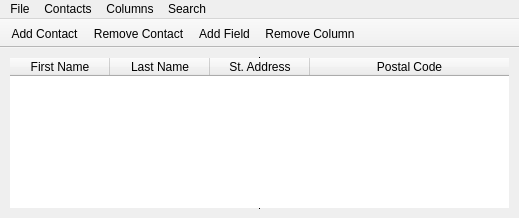
<?xml version="1.0" encoding="UTF-8"?>
<ui version="4.0">
 <class>MainWindow</class>
 <widget class="QMainWindow" name="MainWindow">
  <property name="geometry">
   <rect>
    <x>0</x>
    <y>0</y>
    <width>519</width>
    <height>218</height>
   </rect>
  </property>
  <property name="minimumSize">
   <size>
    <width>420</width>
    <height>180</height>
   </size>
  </property>
  <property name="palette">
   <palette>
    <active>
     <colorrole role="Highlight">
      <brush brushstyle="SolidPattern">
       <color alpha="255">
        <red>85</red>
        <green>170</green>
        <blue>0</blue>
       </color>
      </brush>
     </colorrole>
     <colorrole role="Link">
      <brush brushstyle="SolidPattern">
       <color alpha="255">
        <red>0</red>
        <green>170</green>
        <blue>0</blue>
       </color>
      </brush>
     </colorrole>
     <colorrole role="LinkVisited">
      <brush brushstyle="SolidPattern">
       <color alpha="255">
        <red>170</red>
        <green>85</green>
        <blue>255</blue>
       </color>
      </brush>
     </colorrole>
    </active>
    <inactive>
     <colorrole role="Highlight">
      <brush brushstyle="SolidPattern">
       <color alpha="255">
        <red>85</red>
        <green>170</green>
        <blue>0</blue>
       </color>
      </brush>
     </colorrole>
     <colorrole role="Link">
      <brush brushstyle="SolidPattern">
       <color alpha="255">
        <red>0</red>
        <green>170</green>
        <blue>0</blue>
       </color>
      </brush>
     </colorrole>
     <colorrole role="LinkVisited">
      <brush brushstyle="SolidPattern">
       <color alpha="255">
        <red>170</red>
        <green>85</green>
        <blue>255</blue>
       </color>
      </brush>
     </colorrole>
    </inactive>
    <disabled>
     <colorrole role="Highlight">
      <brush brushstyle="SolidPattern">
       <color alpha="255">
        <red>0</red>
        <green>120</green>
        <blue>215</blue>
       </color>
      </brush>
     </colorrole>
     <colorrole role="Link">
      <brush brushstyle="SolidPattern">
       <color alpha="255">
        <red>0</red>
        <green>170</green>
        <blue>0</blue>
       </color>
      </brush>
     </colorrole>
     <colorrole role="LinkVisited">
      <brush brushstyle="SolidPattern">
       <color alpha="255">
        <red>170</red>
        <green>85</green>
        <blue>255</blue>
       </color>
      </brush>
     </colorrole>
    </disabled>
   </palette>
  </property>
  <property name="mouseTracking">
   <bool>false</bool>
  </property>
  <property name="contextMenuPolicy">
   <enum>Qt::NoContextMenu</enum>
  </property>
  <property name="windowTitle">
   <string>Very Snazzy Address Book</string>
  </property>
  <property name="windowIcon">
   <iconset resource="resources.qrc">
    <normaloff>:/images/icon.ico</normaloff>:/images/icon.ico</iconset>
  </property>
  <property name="toolTip">
   <string/>
  </property>
  <property name="toolTipDuration">
   <number>-1</number>
  </property>
  <property name="autoFillBackground">
   <bool>true</bool>
  </property>
  <property name="toolButtonStyle">
   <enum>Qt::ToolButtonTextBesideIcon</enum>
  </property>
  <property name="documentMode">
   <bool>false</bool>
  </property>
  <property name="tabShape">
   <enum>QTabWidget::Rounded</enum>
  </property>
  <property name="dockNestingEnabled">
   <bool>false</bool>
  </property>
  <property name="unifiedTitleAndToolBarOnMac">
   <bool>false</bool>
  </property>
  <widget class="QWidget" name="centralwidget">
   <layout class="QVBoxLayout" name="verticalLayout">
    <item>
     <layout class="QVBoxLayout" name="verticalLayout_2">
      <item>
       <widget class="QTableWidget" name="AddressTable">
        <property name="sizePolicy">
         <sizepolicy hsizetype="Expanding" vsizetype="Expanding">
          <horstretch>0</horstretch>
          <verstretch>0</verstretch>
         </sizepolicy>
        </property>
        <property name="minimumSize">
         <size>
          <width>0</width>
          <height>0</height>
         </size>
        </property>
        <property name="mouseTracking">
         <bool>true</bool>
        </property>
        <property name="tabletTracking">
         <bool>false</bool>
        </property>
        <property name="contextMenuPolicy">
         <enum>Qt::DefaultContextMenu</enum>
        </property>
        <property name="acceptDrops">
         <bool>false</bool>
        </property>
        <property name="toolTipDuration">
         <number>0</number>
        </property>
        <property name="frameShape">
         <enum>QFrame::VLine</enum>
        </property>
        <property name="frameShadow">
         <enum>QFrame::Plain</enum>
        </property>
        <property name="verticalScrollBarPolicy">
         <enum>Qt::ScrollBarAsNeeded</enum>
        </property>
        <property name="sizeAdjustPolicy">
         <enum>QAbstractScrollArea::AdjustToContents</enum>
        </property>
        <property name="dragEnabled">
         <bool>true</bool>
        </property>
        <property name="dragDropMode">
         <enum>QAbstractItemView::NoDragDrop</enum>
        </property>
        <property name="defaultDropAction">
         <enum>Qt::ActionMask</enum>
        </property>
        <property name="alternatingRowColors">
         <bool>true</bool>
        </property>
        <property name="selectionMode">
         <enum>QAbstractItemView::SingleSelection</enum>
        </property>
        <property name="selectionBehavior">
         <enum>QAbstractItemView::SelectItems</enum>
        </property>
        <property name="textElideMode">
         <enum>Qt::ElideRight</enum>
        </property>
        <property name="verticalScrollMode">
         <enum>QAbstractItemView::ScrollPerItem</enum>
        </property>
        <property name="showGrid">
         <bool>true</bool>
        </property>
        <property name="gridStyle">
         <enum>Qt::SolidLine</enum>
        </property>
        <property name="sortingEnabled">
         <bool>true</bool>
        </property>
        <property name="wordWrap">
         <bool>true</bool>
        </property>
        <property name="cornerButtonEnabled">
         <bool>false</bool>
        </property>
        <property name="rowCount">
         <number>0</number>
        </property>
        <property name="columnCount">
         <number>4</number>
        </property>
        <attribute name="horizontalHeaderCascadingSectionResizes">
         <bool>true</bool>
        </attribute>
        <attribute name="horizontalHeaderDefaultSectionSize">
         <number>100</number>
        </attribute>
        <attribute name="horizontalHeaderMinimumSectionSize">
         <number>60</number>
        </attribute>
        <attribute name="horizontalHeaderShowSortIndicator" stdset="0">
         <bool>true</bool>
        </attribute>
        <attribute name="horizontalHeaderStretchLastSection">
         <bool>true</bool>
        </attribute>
        <attribute name="verticalHeaderDefaultSectionSize">
         <number>30</number>
        </attribute>
        <attribute name="verticalHeaderMinimumSectionSize">
         <number>30</number>
        </attribute>
        <attribute name="verticalHeaderShowSortIndicator" stdset="0">
         <bool>false</bool>
        </attribute>
        <attribute name="verticalHeaderStretchLastSection">
         <bool>false</bool>
        </attribute>
        <column>
         <property name="text">
          <string>First Name</string>
         </property>
         <property name="textAlignment">
          <set>AlignCenter</set>
         </property>
        </column>
        <column>
         <property name="text">
          <string>Last Name</string>
         </property>
         <property name="textAlignment">
          <set>AlignCenter</set>
         </property>
        </column>
        <column>
         <property name="text">
          <string>St. Address</string>
         </property>
         <property name="textAlignment">
          <set>AlignCenter</set>
         </property>
        </column>
        <column>
         <property name="text">
          <string>Postal Code</string>
         </property>
         <property name="textAlignment">
          <set>AlignCenter</set>
         </property>
        </column>
       </widget>
      </item>
     </layout>
    </item>
   </layout>
  </widget>
  <widget class="QToolBar" name="toolBar">
   <property name="minimumSize">
    <size>
     <width>0</width>
     <height>0</height>
    </size>
   </property>
   <property name="focusPolicy">
    <enum>Qt::NoFocus</enum>
   </property>
   <property name="acceptDrops">
    <bool>false</bool>
   </property>
   <property name="windowTitle">
    <string>toolBar</string>
   </property>
   <property name="movable">
    <bool>false</bool>
   </property>
   <property name="orientation">
    <enum>Qt::Horizontal</enum>
   </property>
   <property name="iconSize">
    <size>
     <width>16</width>
     <height>16</height>
    </size>
   </property>
   <property name="toolButtonStyle">
    <enum>Qt::ToolButtonTextBesideIcon</enum>
   </property>
   <property name="floatable">
    <bool>true</bool>
   </property>
   <attribute name="toolBarArea">
    <enum>TopToolBarArea</enum>
   </attribute>
   <attribute name="toolBarBreak">
    <bool>false</bool>
   </attribute>
   <addaction name="ActionAddContact"/>
   <addaction name="ActionRemoveContact"/>
   <addaction name="ActionAddField"/>
   <addaction name="ActionRemoveField"/>
  </widget>
  <widget class="QMenuBar" name="menuBar">
   <property name="geometry">
    <rect>
     <x>0</x>
     <y>0</y>
     <width>519</width>
     <height>21</height>
    </rect>
   </property>
   <widget class="QMenu" name="menuFile">
    <property name="title">
     <string>File</string>
    </property>
    <addaction name="ActionLoad"/>
    <addaction name="ActionSave"/>
    <addaction name="ActionSaveAs"/>
    <addaction name="separator"/>
    <addaction name="ActionImport"/>
    <addaction name="ActionExport"/>
    <addaction name="separator"/>
    <addaction name="ActionQuit"/>
   </widget>
   <widget class="QMenu" name="menuItems">
    <property name="title">
     <string>Contacts</string>
    </property>
    <addaction name="ActionMenuAddContact"/>
    <addaction name="ActionMenuRemoveContact"/>
    <addaction name="separator"/>
   </widget>
   <widget class="QMenu" name="menuColumns">
    <property name="title">
     <string>Columns</string>
    </property>
    <addaction name="ActionMenuAddField"/>
    <addaction name="ActionMenuRemoveField"/>
   </widget>
   <widget class="QMenu" name="menuSearch">
    <property name="title">
     <string>Search</string>
    </property>
    <addaction name="ActionByFirstName"/>
    <addaction name="ActionByLastName"/>
    <addaction name="ActionByAddress"/>
    <addaction name="ActionByPostalCode"/>
    <addaction name="separator"/>
   </widget>
   <addaction name="menuFile"/>
   <addaction name="menuItems"/>
   <addaction name="menuColumns"/>
   <addaction name="menuSearch"/>
  </widget>
  <action name="ActionAddContact">
   <property name="enabled">
    <bool>true</bool>
   </property>
   <property name="icon">
    <iconset resource="resources.qrc">
     <normaloff>:/images/add-button.png</normaloff>
     <activeon>../../Creative Cloud Files/Projects/a team/a-02.png</activeon>:/images/add-button.png</iconset>
   </property>
   <property name="text">
    <string>Add Contact</string>
   </property>
   <property name="toolTip">
    <string>Add an address to the address book.</string>
   </property>
  </action>
  <action name="ActionRemoveContact">
   <property name="enabled">
    <bool>true</bool>
   </property>
   <property name="icon">
    <iconset resource="resources.qrc">
     <normaloff>:/images/remove-button.png</normaloff>:/images/remove-button.png</iconset>
   </property>
   <property name="text">
    <string>Remove Contact</string>
   </property>
   <property name="toolTip">
    <string>Remove an address from the address book.</string>
   </property>
   <property name="autoRepeat">
    <bool>true</bool>
   </property>
  </action>
  <action name="ActionAddField">
   <property name="icon">
    <iconset resource="resources.qrc">
     <normaloff>:/images/addC-button.png</normaloff>:/images/addC-button.png</iconset>
   </property>
   <property name="text">
    <string>Add Field</string>
   </property>
   <property name="toolTip">
    <string>Add a new field to the address book.</string>
   </property>
  </action>
  <action name="ActionRemoveField">
   <property name="icon">
    <iconset resource="resources.qrc">
     <normaloff>:/images/removeC-button.png</normaloff>:/images/removeC-button.png</iconset>
   </property>
   <property name="text">
    <string>Remove Column</string>
   </property>
   <property name="toolTip">
    <string>Remove a field from the address book.</string>
   </property>
  </action>
  <action name="ActionImport">
   <property name="text">
    <string>Import</string>
   </property>
   <property name="toolTip">
    <string>Import a pre-existing address book.</string>
   </property>
  </action>
  <action name="ActionExport">
   <property name="text">
    <string>Export</string>
   </property>
   <property name="toolTip">
    <string>Export address book for later.</string>
   </property>
  </action>
  <action name="ActionMenuAddContact">
   <property name="text">
    <string>Add Contact</string>
   </property>
   <property name="toolTip">
    <string>Add a contact to the book.</string>
   </property>
  </action>
  <action name="ActionMenuRemoveContact">
   <property name="text">
    <string>Remove Contact</string>
   </property>
   <property name="toolTip">
    <string>Remove contact from the book.</string>
   </property>
  </action>
  <action name="ActionMenuAddField">
   <property name="text">
    <string>Add Field</string>
   </property>
  </action>
  <action name="ActionMenuRemoveField">
   <property name="text">
    <string>Remove Field</string>
   </property>
   <property name="toolTip">
    <string>Remove Field</string>
   </property>
  </action>
  <action name="ActionByFirstName">
   <property name="text">
    <string>... by First Name</string>
   </property>
  </action>
  <action name="ActionByLastName">
   <property name="text">
    <string>... by Last Name</string>
   </property>
  </action>
  <action name="ActionByAddress">
   <property name="text">
    <string>... by Street Address</string>
   </property>
  </action>
  <action name="ActionByPostalCode">
   <property name="text">
    <string>... by Postal Code</string>
   </property>
  </action>
  <action name="ActionSave">
   <property name="text">
    <string>Save</string>
   </property>
  </action>
  <action name="ActionLoad">
   <property name="text">
    <string>Open</string>
   </property>
  </action>
  <action name="ActionSaveAs">
   <property name="text">
    <string>Save As...</string>
   </property>
  </action>
  <action name="ActionQuit">
   <property name="text">
    <string>Quit</string>
   </property>
  </action>
 </widget>
 <resources>
  <include location="resources.qrc"/>
 </resources>
 <connections>
  <connection>
   <sender>ActionMenuAddField</sender>
   <signal>triggered()</signal>
   <receiver>ActionAddField</receiver>
   <slot>trigger()</slot>
   <hints>
    <hint type="sourcelabel">
     <x>-1</x>
     <y>-1</y>
    </hint>
    <hint type="destinationlabel">
     <x>-1</x>
     <y>-1</y>
    </hint>
   </hints>
  </connection>
  <connection>
   <sender>ActionMenuRemoveContact</sender>
   <signal>triggered()</signal>
   <receiver>ActionRemoveContact</receiver>
   <slot>trigger()</slot>
   <hints>
    <hint type="sourcelabel">
     <x>-1</x>
     <y>-1</y>
    </hint>
    <hint type="destinationlabel">
     <x>-1</x>
     <y>-1</y>
    </hint>
   </hints>
  </connection>
  <connection>
   <sender>ActionMenuRemoveField</sender>
   <signal>triggered()</signal>
   <receiver>ActionRemoveField</receiver>
   <slot>trigger()</slot>
   <hints>
    <hint type="sourcelabel">
     <x>-1</x>
     <y>-1</y>
    </hint>
    <hint type="destinationlabel">
     <x>-1</x>
     <y>-1</y>
    </hint>
   </hints>
  </connection>
  <connection>
   <sender>ActionMenuAddContact</sender>
   <signal>triggered()</signal>
   <receiver>ActionAddContact</receiver>
   <slot>trigger()</slot>
   <hints>
    <hint type="sourcelabel">
     <x>-1</x>
     <y>-1</y>
    </hint>
    <hint type="destinationlabel">
     <x>-1</x>
     <y>-1</y>
    </hint>
   </hints>
  </connection>
 </connections>
</ui>
